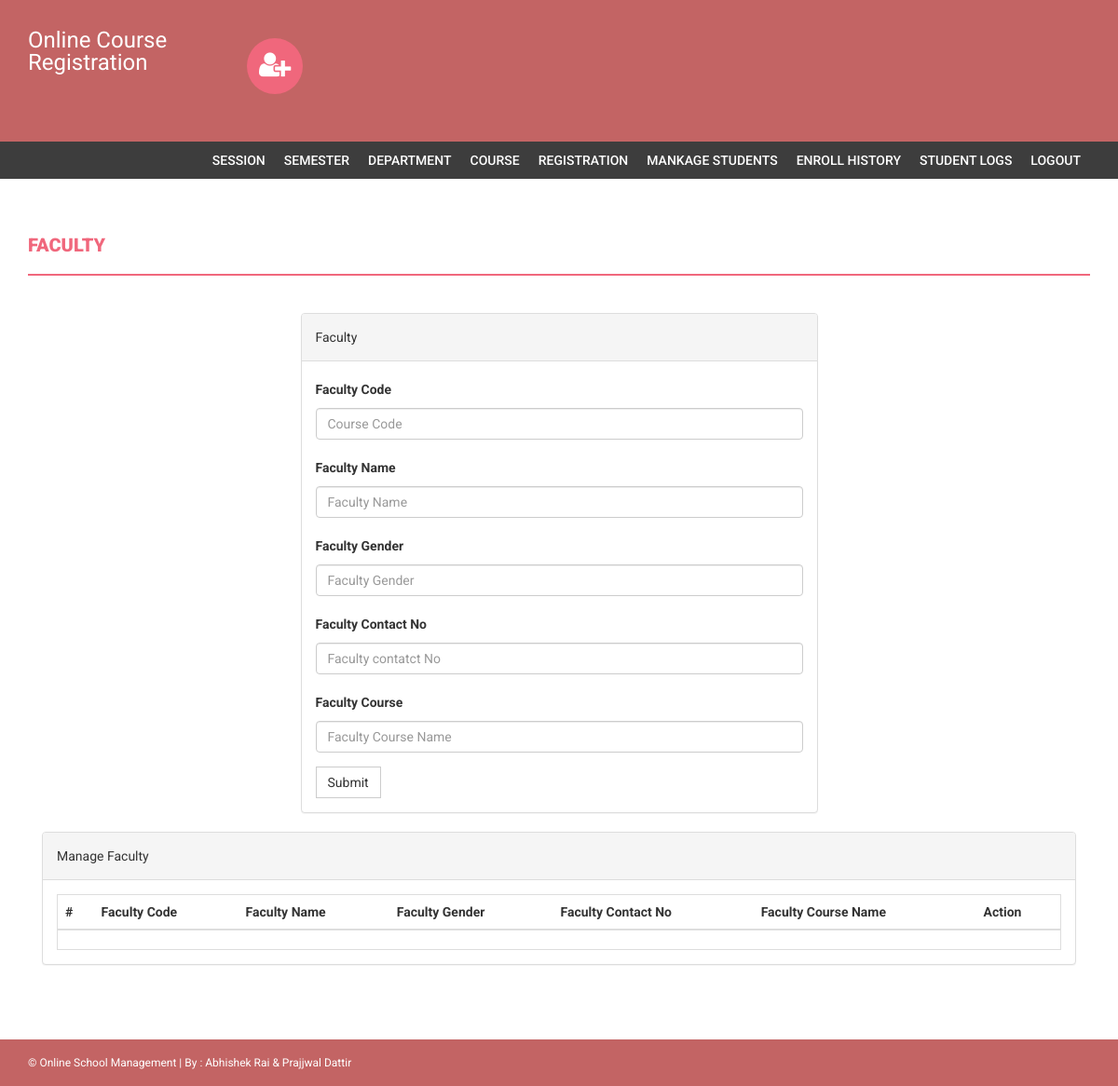
The page /admin/faculty.php (signed in) on the database as committed earlier.
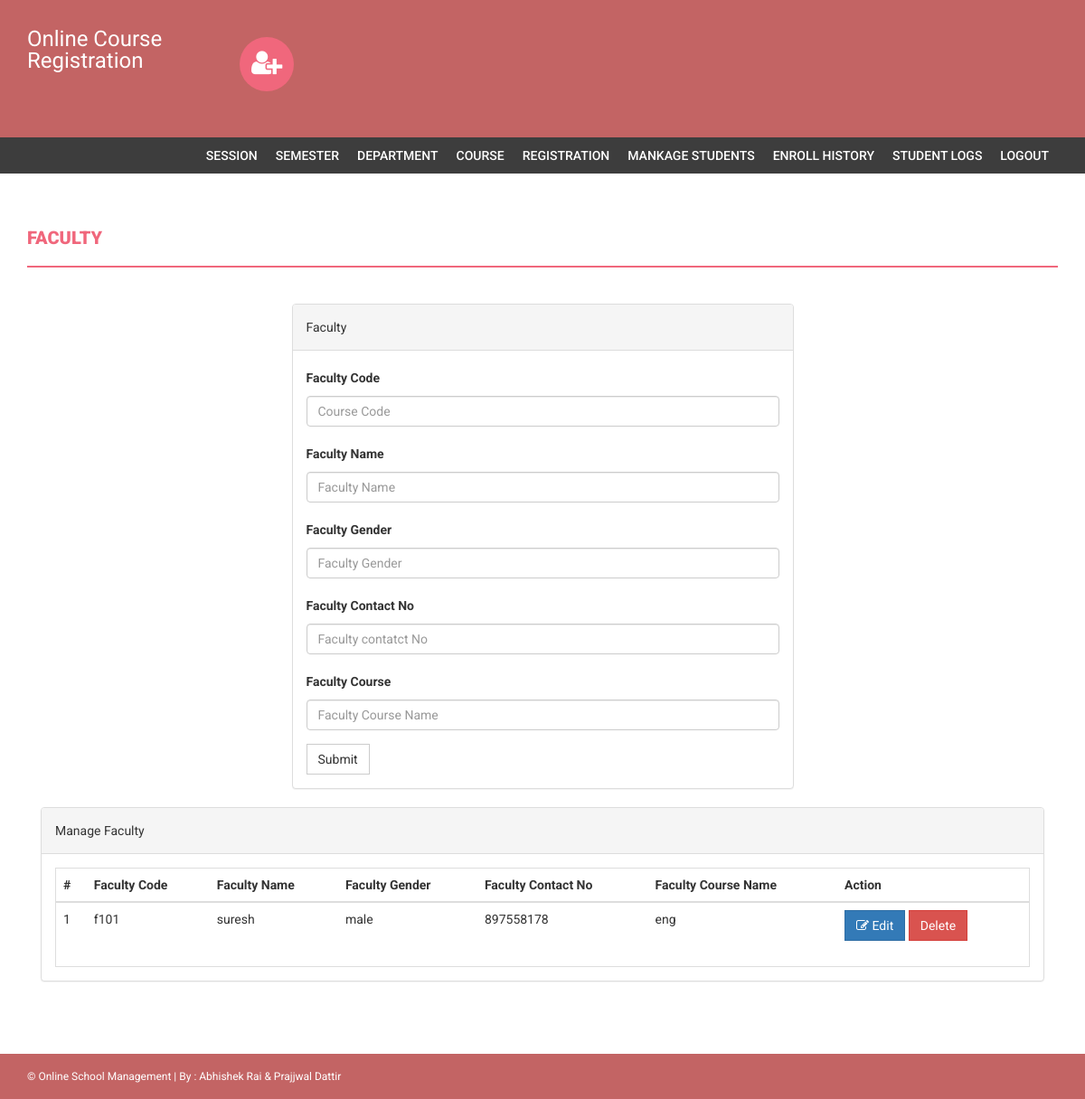
The same page on the database as committed later.
### tables this page shows
CREATE TABLE `faculty` (
  `code` varchar(6) NOT NULL,
  `name` varchar(20) NOT NULL,
  `gender` varchar(15) NOT NULL,
  `phonenum` varchar(10) NOT NULL,
  `courseName` varchar(30) NOT NULL
);

### admin/faculty.php (the view, shortened to what this page needs)
<?php
if(strlen($_SESSION['alogin'])==0)
    {
header('location:index.php');
}
else{
?>
<!DOCTYPE html>
<html xmlns="http://www.w3.org/1999/xhtml">
<head>
    <link href="assets/css/bootstrap.css" rel="stylesheet" />
    <link href="assets/css/font-awesome.css" rel="stylesheet" />
    <link href="assets/css/style.css" rel="stylesheet" />
</head>
<body>
<?php include('includes/header.php');?>
<?php if($_SESSION['alogin']!="")
{
 include('includes/menubar.php');
}
 ?>
    <div class="content-wrapper">
        <div class="container">
              <div class="row">
                    <div class="col-md-12">
                        <h1 class="page-head-line">Faculty  </h1>
                    </div>
                </div>
                <div class="row" >
                  <div class="col-md-3"></div>
                    <div class="col-md-6">
                        <div class="panel panel-default">
                        <div class="panel-heading">
                           Faculty
                        </div>
                        <div class="panel-body">
                       <form name="dept" method="post">
   <div class="form-group">
    <label for="faccode">Faculty Code  </label>
    <input type="text" class="form-control" id="faccode" name="faccode" placeholder="Course Code" required />
  </div>
 <div class="form-group">
    <label for="facname">Faculty Name  </label>
    <input type="text" class="form-control" id="facname" name="facname" placeholder="Faculty Name" required />
  </div>
<div class="form-group">
    <label for="facgender">Faculty Gender  </label>
    <input type="text" class="form-control" id="facgender" name="facgender" placeholder="Faculty Gender" required />
  </div>
<div class="form-group">
    <label for="facnum">Faculty Contact No  </label>
    <input type="text" class="form-control" id="facnum" name="facnum" placeholder="Faculty contatct No" required />
  </div>
  <div class="form-group">
    <label for="faccourse">Faculty Course  </label>
    <input type="text" class="form-control" id="faccourse" name="faccourse" placeholder="Faculty Course Name" required />
  </div>
 <button type="submit" name="submit" class="btn btn-default">Submit</button>
</form>
                            </div>
                            </div>
                    </div>
                </div>
                <div class="col-md-12">
                    <div class="panel panel-default">
                        <div class="panel-heading">
                            Manage Faculty
                        </div>
                        <div class="panel-body">
                            <div class="table-responsive table-bordered">
                                <table class="table">
                                    <thead>
                                        <tr>
                                            <th>#</th>
                                            <th>Faculty Code</th>
                                            <th>Faculty Name </th>
                                            <th>Faculty Gender</th>
                                            <th>Faculty Contact No</th>
                                            <th>Faculty Course Name</th>
                                             <th>Action</th>
                                        </tr>
                                    </thead>
                                    <tbody>
<?php
$sql=mysqli_query($con,"select * from faculty");
$cnt=1;
while($row=mysqli_fetch_array($sql))
{
?>
                                        <tr>
                                            <td><?php echo $cnt;?></td>
                                            <td><?php echo htmlentities($row['code']);?></td>
                                            <td><?php echo htmlentities($row['name']);?></td>
                                            <td><?php echo htmlentities($row['gender']);?></td>
                                             <td><?php echo htmlentities($row['phonenum']);?></td>
                                            <td><?php echo htmlentities($row['courseName']);?></td>
                                            <td>
                                            <a href="edit-course.php?id=<?php echo $row['id']?>">
<button class="btn btn-primary"><i class="fa fa-edit "></i> Edit</button> </a>
  <a href="course.php?id=<?php echo $row['id']?>&del=delete" onClick="return confirm('Are you sure you want to delete?')">
                                            <button class="btn btn-danger">Delete</button>
</a>
                                            </td>
                                        </tr>
<?php
$cnt++;
} ?>
                                    </tbody>
                                </table>
                            </div>
                        </div>
                    </div>
                </div>
            </div>
        </div>
  <?php include('includes/footer.php');?>
</body>
</html>
<?php } ?>

Rows that differ between the two databases and show on the page:
added faculty: code "f101", name "suresh", gender "male", phonenum "897558178", courseName "eng"
